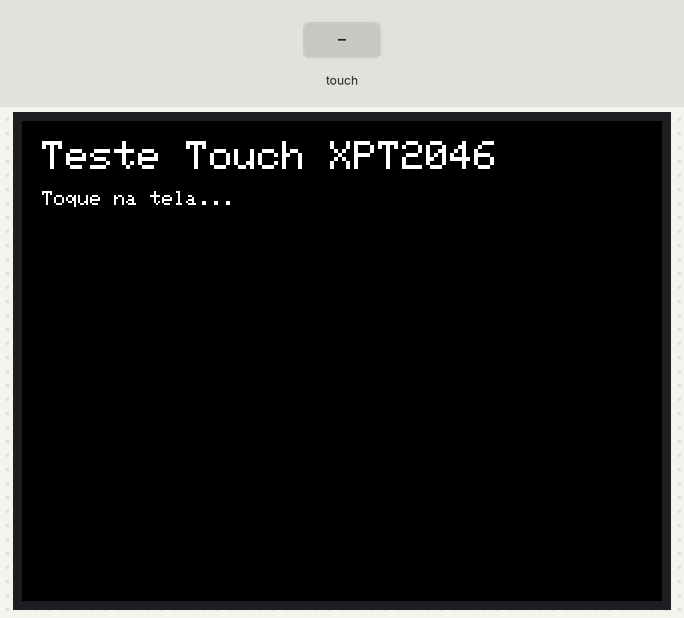
Simulated run of this sketch. Board: Arduino Mega 2560, built with avr-gcc and run on an emulated ATmega2560. Shown: 320×240 colour display. The inputs (shaded band) are chosen by the test bench. What the sketch prints to the serial monitor is not drawn.

Above: at 3.7 s.
3.8 s: touch panel pressed at 13 % / 10 % of its raw x / y range
5.3 s: touch panel pressed at 38 % / 10 % of its raw x / y range
Timing chart, 0 to 8.3 s (numbered marks = the images above; inputs shaded):
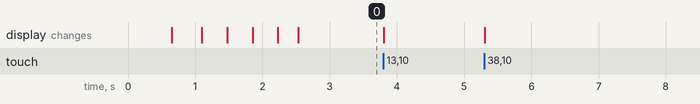

The sketch:

sketch_oct19c.ino
```cpp
#include <SPI.h>
#include <Adafruit_GFX.h>
#include <Adafruit_ST7789.h>
#include <XPT2046_Touchscreen.h>

// #define USE_ILI9341

// ===================================================
// DEFINIÇÕES DE PINOS DO DISPLAY ST7789
// ===================================================
#define TFT_CS    5
#define TFT_DC    6
#define TFT_RST   7
#define TFT_MOSI  35
#define TFT_SCK   36
// #define TFT_MISO  37
// ST7789 não usa MISO

// ===================================================
// DEFINIÇÕES DE PINOS DO TOUCH XPT2046
// ===================================================
#define TOUCH_IRQ   9     // TIRQ
#define TOUCH_MISO  37    // TDO
#define TOUCH_MOSI  35    // TDIN (compartilha com o display)
#define TOUCH_CS    10    // TCS
#define TOUCH_SCK   36    // TCLK (compartilha com o display)

// ===================================================
// INSTÂNCIAS
// ===================================================
Adafruit_ST7789 tft = Adafruit_ST7789(TFT_CS, TFT_DC, TFT_MOSI, TFT_SCK, TFT_RST);
// Adafruit_ILI9341 tft = Adafruit_ILI9341(TFT_CS, TFT_DC, TFT_MOSI, TFT_SCK, TFT_RST);
XPT2046_Touchscreen ts(TOUCH_CS, TOUCH_IRQ);

// ===================================================
// SETUP
// ===================================================
void setup() {
  Serial.begin(115200);
  delay(500);
  Serial.println("Iniciando teste ST7789 (240x320) + Touch...");

  // Inicializa display
  tft.init(240, 320);        // ✅ ajuste para 240x320
  tft.setRotation(5);           // ✅ rotação correta (corrige espelhamento)
  tft.invertDisplay(false);
  tft.fillScreen(ST77XX_BLACK);

  // Inicializa touch
  if (!ts.begin()) {
    Serial.println("Falha ao inicializar touch!");
  } else {
    Serial.println("Touch inicializado com sucesso!");
  }

  // Teste RGB rápido
  tft.fillScreen(ST77XX_RED); delay(300);
  tft.fillScreen(ST77XX_GREEN); delay(300);
  tft.fillScreen(ST77XX_BLUE); delay(300);
  tft.fillScreen(ST77XX_BLACK); delay(300);

  // Texto inicial
  tft.setTextSize(2);
  tft.setTextColor(ST77XX_WHITE);
  tft.setCursor(10, 10);
  tft.println("Teste Touch XPT2046");
  tft.setTextSize(1);
  tft.setCursor(10, 35);
  tft.println("Toque na tela...");
}

// ===================================================
// LOOP PRINCIPAL
// ===================================================
void loop() {
  if (ts.touched()) {
    TS_Point p = ts.getPoint();

    int x = map(p.x, 200, 3800, 0, 239);  // eixo X calibrado
    int y = map(p.y, 200, 3800, 0, 319);  // eixo Y calibrado
    x = constrain(x, 0, 239);
    y = constrain(y, 0, 319);


    // Apenas mostra os valores brutos
    Serial.print("Toque: rawX=");
    Serial.print(p.x);
    Serial.print(" rawY=");
    Serial.println(p.y);

    // Mostra na tela
    tft.fillRect(0, 280, 240, 40, ST77XX_BLACK); // limpa área inferior
    tft.setTextSize(2);
    tft.setTextColor(ST77XX_WHITE);
    tft.setCursor(10, 290);
    tft.printf("X:%04d  Y:%04d", p.x, p.y);

    // Desenha ponto amarelo no toque
    // Aqui você pode mapear se quiser, mas por enquanto deixa como brutos
    tft.fillCircle(p.x / 16, p.y / 13, 3, ST77XX_YELLOW); // ajuste aproximado

    delay(80);
  }
}
```
